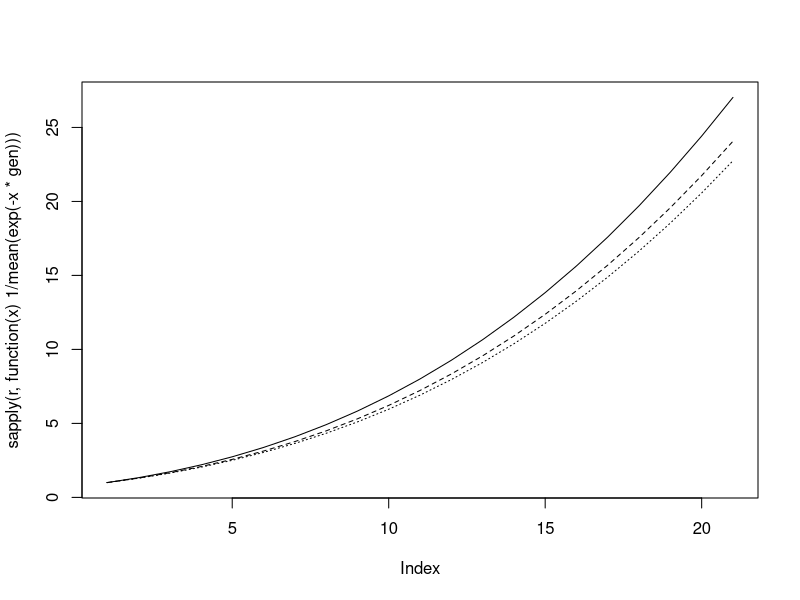
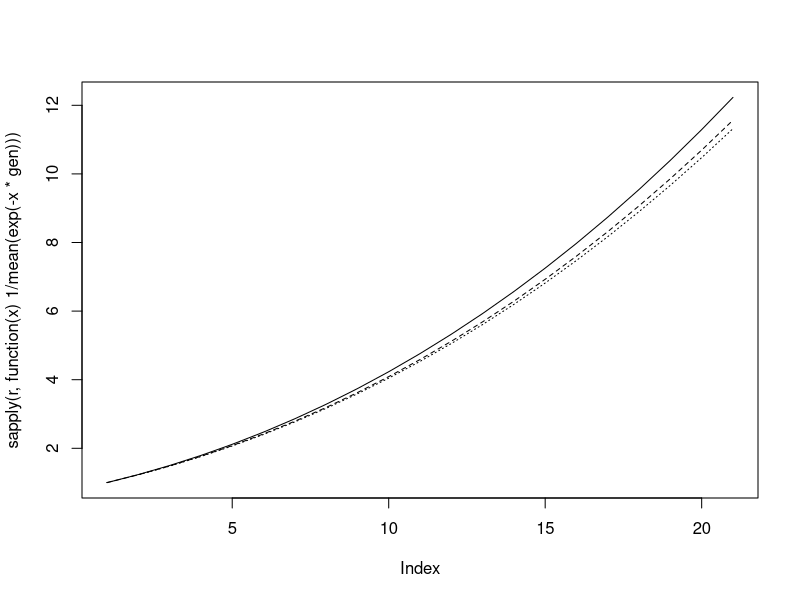

The R source for these figures, in order:
## ---- chunk 1
genfun <- function(lat.shape=2,
                   lat.scale=1,
                   inf.shape=1,
                   inf.scale=1,
                   n=10000,
                   r=seq(0, 2, by=0.1),
                   add=FALSE,
                   ...
                   ) {
    set.seed(101)
    lat <- rgamma(n, lat.shape, lat.scale)
    inf <- rgamma(n, inf.shape, inf.scale)
    inf <- sample(inf, n, replace=TRUE, prob=inf)

    gen <- lat + runif(n, 0, inf)
    
    if (!add) {
        plot(sapply(r, function(x) 1/mean(exp(-x*gen))), type="l", ...)
    } else{
        lines(sapply(r, function(x) 1/mean(exp(-x*gen))), ...)
    }
    
    invisible(gen)
}
## ---- chunk 2
genfun()
genfun(inf.shape=2, inf.scale=2, add=TRUE, lty=2)
genfun(inf.shape=3, inf.scale=3, add=TRUE, lty=3)
## ---- chunk 3
genfun2 <- function(lat.shape=2,
                   lat.scale=1,
                   inf.shape=1,
                   inf.scale=1,
                   n=10000,
                   r=seq(0, 2, by=0.1),
                   add=FALSE,
                   ...
                   ) {
    set.seed(101)
    lat <- rgamma(n, lat.shape, lat.scale)
    inf <- rgamma(n, inf.shape, inf.scale)
    inf <- sample(inf, n, replace=TRUE, prob=inf)

    gen <- lat + rbeta(n, 1, 9) * inf
    
    if (!add) {
        plot(sapply(r, function(x) 1/mean(exp(-x*gen))), type="l", ...)
    } else{
        lines(sapply(r, function(x) 1/mean(exp(-x*gen))), ...)
    }
    
    invisible(gen)
}
## ---- chunk 4
genfun2()
genfun2(inf.shape=2, inf.scale=2, add=TRUE, lty=2)
genfun2(inf.shape=3, inf.scale=3, add=TRUE, lty=3)
